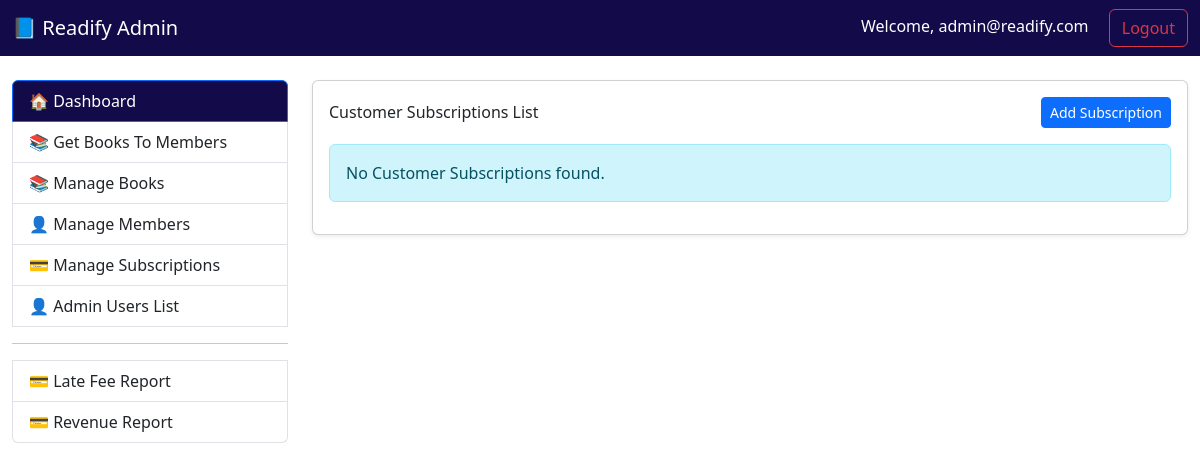
Page /customer-subscriptions (signed in) on the earlier database version.
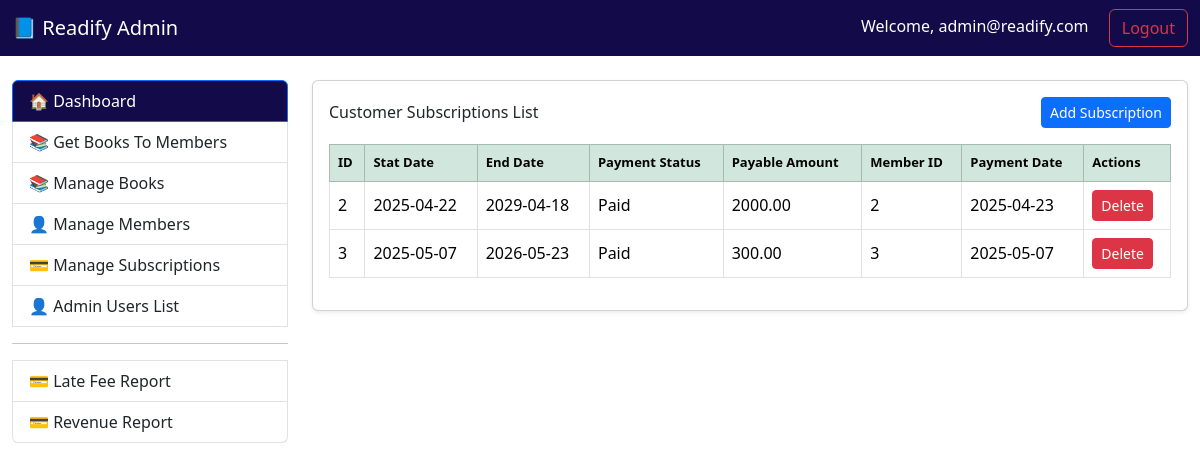
Same page on the later database version.
### tables this page shows
CREATE TABLE `customer_subscriptions` (
  `id` int(11) NOT NULL,
  `member_id` int(11) DEFAULT NULL,
  `start_date` date NOT NULL,
  `end_date` date NOT NULL,
  `payment_status` varchar(20) NOT NULL,
  `payable_amount` decimal(10,2) NOT NULL,
  `payment_date` date DEFAULT NULL,
  `created_at` timestamp NOT NULL DEFAULT current_timestamp(),
  `updated_at` timestamp NOT NULL DEFAULT current_timestamp() ON UPDATE current_timestamp()
);

### core/Controller.php (called while the page is built, shortened)
<?php
abstract class Controller {
    protected function view($view, $data = []) {
        extract($data);
        require_once "../views/{$view}.php";
    }
}

### controllers/CustomerSubscriptionsController.php (called while the page is built, shortened)
<?php
require_once '../core/Controller.php';
require_once '../models/CustomerSubscriptions.php';
class CustomerSubscriptionsController extends Controller {
    public function index() {
        try {
            $subscriptions = new CustomerSubscriptions();
            $getMembers = new Members();
            $getSubscriptionsPackage = $subscriptions->getSubscriptionsPackage();
            $getSubscriptions = $subscriptions->getSubscriptions();
            return $this->view('customer-subscriptions', [
                'getSubscriptions' => $getSubscriptions,
                'getSubscriptionsPackage' => $getSubscriptionsPackage,
                'members' => $getMembers->index(),
            ]);
        } catch (\Exception $e) {
            error_log($e->getMessage());
            echo "An error occurred while loading the page.";
        }
    }
}

### public/index.php (called while the page is built, shortened)
<?php
require_once '../routes/web.php';

### core/Model.php (called while the page is built, shortened)
<?php
require_once __DIR__ . '/../config/Database.php';
abstract class Model {
    public function __construct() {
        $database = new Database();
        $database->connect();
        $this->db = $database->pdo;
    }
}

### config/Database.php (called while the page is built, shortened)
<?php
class Database {
    public function connect() {
        $host = 'localhost';
        $db = 'readify';
        $user = 'root';
        $pass = '';
        $charset = 'utf8mb4';
        $dsn = "mysql:host=$host;dbname=$db;charset=$charset";
        try {
            $this->pdo = new PDO($dsn, $user, $pass);
            $this->pdo->setAttribute(PDO::ATTR_ERRMODE, PDO::ERRMODE_EXCEPTION);
            return $this->pdo;
        } catch (PDOException $e) {
            die("Connection failed: " . $e->getMessage());
        }
    }
}

### models/CustomerSubscriptions.php (called while the page is built, shortened)
<?php
require_once '../core/Model.php';
class CustomerSubscriptions extends Model {
    public function getSubscriptions() {
        try {
            $stmt = $this->db->prepare("
                SELECT * FROM customer_subscriptions
            ");
            $stmt->execute();
            return $stmt->fetchAll(PDO::FETCH_OBJ);
        } catch (PDOException $e) {
            error_log($e->getMessage());
            return [];
        }
    }
}
?>

### core/MakeUrl.php (called while the page is built)
<?php
class MakeUrl
{
    function url($path = '')
    {
        $protocol = (!empty($_SERVER['HTTPS']) && $_SERVER['HTTPS'] !== 'off') ? 'https://' : 'http://';
        $host = $_SERVER['HTTP_HOST'];
        $scriptDir = rtrim(str_replace(basename($_SERVER['SCRIPT_NAME']), '', $_SERVER['SCRIPT_NAME']), '/');
        $baseUrl = $protocol . $host . $scriptDir;
        $baseUrl = rtrim($baseUrl, '/');
        $path = ltrim($path, '/');
        return $baseUrl . '/' . $path;
    }
}
?>

### views/customer-subscriptions.php (the view, shortened to what the changed rows need)
<?php
    require_once 'layouts/page-header.php';
?>
<div class="container-fluid mt-4">
    <div class="row mt-4">
    <div class="col-md-9">
        <div class="card shadow-sm">
            <div class="card-body">
                <div class="d-flex justify-content-between align-items-center mb-3">
                    <h6 class="mb-0">Customer Subscriptions List</h6>
                    <button class="btn btn-primary btn-sm" data-bs-toggle="modal" data-bs-target="#addCusSubsModal">
                    </button>
                </div>
                    <?php if (!empty($getSubscriptions)) : ?>
                        <div class="table-responsive">
                            <table class="table table-bordered table-hover align-middle">
                                <thead class="table-success">
                                    <tr>
                                        <th>ID</th>
                                        <th>Stat Date</th>
                                        <th>End Date</th>
                                        <th>Payment Status</th>
                                        <th>Payable Amount</th>
                                        <th>Member ID</th>
                                        <th>Payment Date</th>
                                        <th>Actions</th>
                                    </tr>
                                </thead>
                                <tbody>
                                    <?php foreach ($getSubscriptions as $subs) : ?>
                                        <tr>
                                            <td><?= htmlspecialchars($subs->id) ?></td>
                                            <td><?= htmlspecialchars($subs->start_date) ?></td>
                                            <td><?= htmlspecialchars($subs->end_date) ?></td>
                                            <td><?= htmlspecialchars($subs->payment_status==1?'Paid':'Unpaid') ?></td>
                                            <td><?= htmlspecialchars($subs->payable_amount) ?></td>
                                            <td><?= htmlspecialchars($subs->member_id) ?></td>
                                            <td><?= htmlspecialchars($subs->payment_date) ?></td>
                                            <td>
                                                <form method="GET" action="<?php echo $url->url('CusSubss/delete'); ?>">
                                                    <button type="submit" name="delete_CusSubs" class="btn btn-danger btn-sm" onclick="return confirm('Are you sure you want to delete this CusSubs?')">Delete</button>
                                                </form>
                                            </td>
                                        </tr>
                                    <?php endforeach; ?>
                                </tbody>
                            </table>
                        </div>
                    <?php else : ?>
                    <div class="alert alert-info">No Customer Subscriptions found.</div>
                        <?php endif; ?>
                    </div>
                </div>
        </div>
</div>
</div>
<?php require_once 'layouts/page-footer.php'; ?>

Differences in the rows shown:
added customer_subscriptions: id "2", start_date "2025-04-22", end_date "2029-04-18", payment_status "Paid", payable_amount "2000.00", member "2", payment_date "2025-04-23"
added customer_subscriptions: id "3", start_date "2025-05-07", end_date "2026-05-23", payment_status "Paid", payable_amount "300.00", member "3", payment_date "2025-05-07"
Other differences:
text no longer shown: "No Customer Subscriptions found."
text now shown: "ID Stat Date End Date Payment Status Payable Amount Member ID Payment Date Actions"
